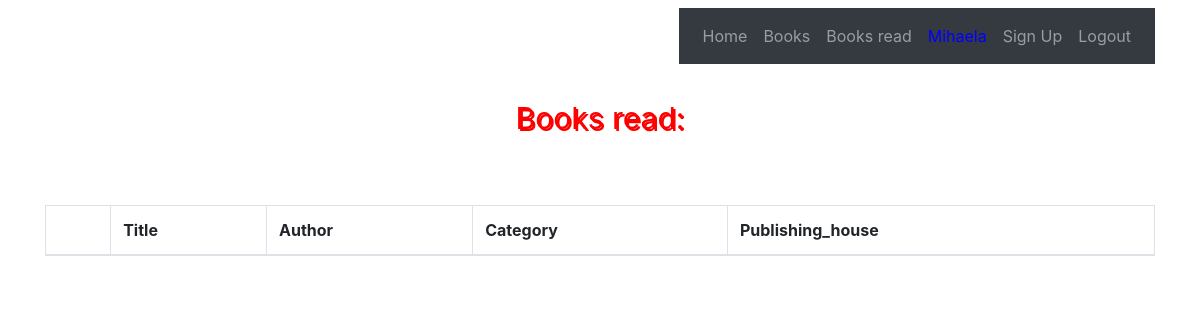
Before: /book/book_read/ (signed in) with the older database file.
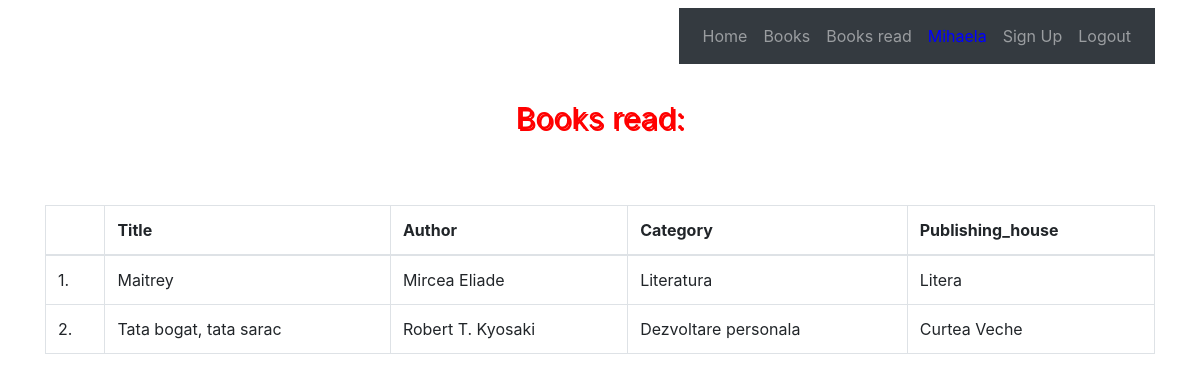
After: the same page with the newer database file.
### catalog/models.py (models this page shows, shortened)
class Book_read(models.Model):
    book = models.ForeignKey(Book, on_delete=models.CASCADE)
    user = models.ForeignKey(User, on_delete=models.CASCADE)

class Book(models.Model):
    category_choices = (('Literatura', 'Literatura'), ('Economie', 'Economie'), ('Dezvoltare personala', 'Dezvoltare personala'))
    publishing_choices = (('Litera', 'Litera'), ('Nemira', 'Nemira'), ('Curtea Veche', 'Curtea veche'))
    title = models.CharField(max_length=100)
    author = models.CharField(max_length=100)
    category = models.CharField(max_length=30, choices=category_choices)
    publishing_house =models.CharField(max_length=100, choices=publishing_choices)

### catalog/views.py (the view)
# urls.py: path('book_read/', views.ListBookRead.as_view(), name='read'),
class ListBookRead(LoginRequiredMixin, ListView):
    model = Book_read
    template_name = 'catalog/books_read.html'
    context_object_name = 'books_read'

### Templates/catalog/books_read.html (shortened to what this page needs)
{% extends 'base.html' %}
{% block content %}
{% load static %}
<br>
<p class="text_read">
    Books read:
</p>
<br>
<br>
<table class="table table-hover table-bordered">
        <thead>
            <th></th>
            <th>Title</th>
            <th>Author</th>
            <th>Category</th>
            <th>Publishing_house</th>
        </thead>
    <tbody>
    {% for item in books_read %}
            <tr>
                <td>{{ forloop.counter }}.</td>
                <td> {{ item.book.title }}</td>
                <td> {{ item.book.author }}</td>
                <td> {{ item.book.category}}</td>
                <td> {{ item.book.publishing_house}}</td>
        {% endfor %}
    </tbody>
{% endblock %}

### Templates/base.html (shortened to what this page needs)
<!DOCTYPE html>
<html lang="en">
<head>
    {% load static %}
    <link rel="stylesheet" href="https://maxcdn.bootstrapcdn.com/bootstrap/4.0.0/css/bootstrap.min.css">
    <link href="{% static 'css/style.css' %}" rel="stylesheet">
</head>
<body class="about-us">
<nav class="navbar navbar-expand-lg fixed-top navbar-transparent nav-down" color-on-scroll="200">
    <div class="container">
            <div class="navbar navbar-expand-sm bg-dark navbar-dark">
            <ul class="navbar-nav">
                    <li class="nav-item">
                        <a href=" {% url 'catalog:home' %}" class="nav-link" >
                            Home
                        </a>
                    </li>
                    <li class="nav-item">
                        <a href="{% url 'catalog:home'%}" class="nav-link" >
                            Books
                        </a>
                    </li>
                   <li class="nav-item">
                        <a href="{% url 'catalog:read'%}" class="nav-link">
                            Books read
                        </a>
                    </li>
                    {% if request.user.is_authenticated == True %}
                    <li  class="nav-item">
                        <a href="{% url 'userprofile:update_profile' request.user.id %}" class="nav-link" style="color:blue">{{request.user.first_name}} </a>
                    </li>
                    {% endif %}
                    <li class="nav-item">
                        <a href="{% url 'userprofile:new_account' %}" class="nav-link">
                            Sign Up
                        </a>
                    </li>
                    {% if request.user.is_authenticated == True %}
                    <li class="nav-item">
                        <a href="{% url 'logout' %}" class="nav-link">
                            Logout
                        </a>
                    </li>
                    {%  endif %}
            </ul>
            </div>
    </div>
</nav>
<div class="page-header page-header-small">
    <div class="content-center">
        <div class="container">
            <br>
            <br>
            <br>
            {% block content %}
            {% endblock %}
        </div>
    </div>
</div>
</body>
</html>

### static/css/style.css (style rules this page uses)
.text_read { text-align: center; color: red; text-shadow: 2px 2px; font-size:30px; }

Changed rows visible on the page:
added Book_read: book "Maitrey", book.author "Mircea Eliade", book.category "Literatura", book.publishing_house "Litera"
added Book_read: book "Tata bogat, tata sarac", book.author "Robert T. Kyosaki", book.category "Dezvoltare personala", book.publishing_house "Curtea Veche"
